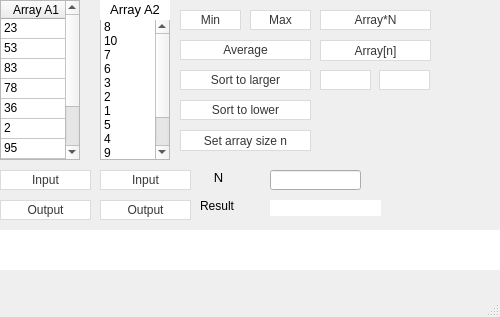
<?xml version="1.0" encoding="UTF-8"?>
<ui version="4.0">
 <class>MainWindow</class>
 <widget class="QMainWindow" name="MainWindow">
  <property name="geometry">
   <rect>
    <x>0</x>
    <y>0</y>
    <width>500</width>
    <height>317</height>
   </rect>
  </property>
  <property name="windowTitle">
   <string>MainWindow</string>
  </property>
  <property name="windowIcon">
   <iconset resource="resource.qrc">
    <normaloff>:/icons/icons/browser.png</normaloff>:/icons/icons/browser.png</iconset>
  </property>
  <property name="iconSize">
   <size>
    <width>20</width>
    <height>20</height>
   </size>
  </property>
  <widget class="QWidget" name="centralwidget">
   <widget class="QTableWidget" name="tableWidget">
    <property name="geometry">
     <rect>
      <x>0</x>
      <y>0</y>
      <width>80</width>
      <height>160</height>
     </rect>
    </property>
    <property name="autoScrollMargin">
     <number>20</number>
    </property>
    <property name="selectionMode">
     <enum>QAbstractItemView::SingleSelection</enum>
    </property>
    <property name="rowCount">
     <number>10</number>
    </property>
    <property name="columnCount">
     <number>1</number>
    </property>
    <attribute name="horizontalHeaderVisible">
     <bool>true</bool>
    </attribute>
    <attribute name="horizontalHeaderMinimumSectionSize">
     <number>0</number>
    </attribute>
    <attribute name="horizontalHeaderDefaultSectionSize">
     <number>70</number>
    </attribute>
    <attribute name="horizontalHeaderHighlightSections">
     <bool>false</bool>
    </attribute>
    <attribute name="verticalHeaderVisible">
     <bool>false</bool>
    </attribute>
    <attribute name="verticalHeaderMinimumSectionSize">
     <number>20</number>
    </attribute>
    <attribute name="verticalHeaderDefaultSectionSize">
     <number>20</number>
    </attribute>
    <attribute name="verticalHeaderHighlightSections">
     <bool>false</bool>
    </attribute>
    <attribute name="verticalHeaderStretchLastSection">
     <bool>false</bool>
    </attribute>
    <row/>
    <row/>
    <row/>
    <row/>
    <row/>
    <row/>
    <row/>
    <row/>
    <row/>
    <row/>
    <column>
     <property name="text">
      <string>Array A1</string>
     </property>
    </column>
    <item row="0" column="0">
     <property name="text">
      <string>23</string>
     </property>
    </item>
    <item row="1" column="0">
     <property name="text">
      <string>53</string>
     </property>
    </item>
    <item row="2" column="0">
     <property name="text">
      <string>83</string>
     </property>
    </item>
    <item row="3" column="0">
     <property name="text">
      <string>78</string>
     </property>
    </item>
    <item row="4" column="0">
     <property name="text">
      <string>36</string>
     </property>
    </item>
    <item row="5" column="0">
     <property name="text">
      <string>2</string>
     </property>
    </item>
    <item row="6" column="0">
     <property name="text">
      <string>95</string>
     </property>
    </item>
    <item row="7" column="0">
     <property name="text">
      <string>46</string>
     </property>
    </item>
    <item row="8" column="0">
     <property name="text">
      <string>98</string>
     </property>
    </item>
    <item row="9" column="0">
     <property name="text">
      <string>45</string>
     </property>
    </item>
   </widget>
   <widget class="QPushButton" name="pushButton_max">
    <property name="geometry">
     <rect>
      <x>250</x>
      <y>10</y>
      <width>61</width>
      <height>20</height>
     </rect>
    </property>
    <property name="styleSheet">
     <string notr="true">QPushButton{
  background-color: #fff;
  border: 1px solid #dbdbdb;
  border-radius: .375em;
  color: #363636;
  font-family: &quot;Segoe UI&quot;;
  font-size: 1rem;
  height: 2.5em;
  line-height: 1.5;
  padding: calc(0.5em - 1px) 1em;
  position: relative;
  text-align: center;
  vertical-align: top;
  white-space: nowrap;
}

QPushButton::pressed {
  border-color: #4a4a4a;
  outline: 0;
}
</string>
    </property>
    <property name="text">
     <string>Max</string>
    </property>
   </widget>
   <widget class="QPushButton" name="pushButton_min">
    <property name="geometry">
     <rect>
      <x>180</x>
      <y>10</y>
      <width>61</width>
      <height>20</height>
     </rect>
    </property>
    <property name="styleSheet">
     <string notr="true">QPushButton{
  background-color: #fff;
  border: 1px solid #dbdbdb;
  border-radius: .375em;
  color: #363636;
  font-family: &quot;Segoe UI&quot;;
  font-size: 1rem;
  height: 2.5em;
  line-height: 1.5;
  padding: calc(0.5em - 1px) 1em;
  position: relative;
  text-align: center;
  vertical-align: top;
  white-space: nowrap;
}

QPushButton::pressed {
  border-color: #4a4a4a;
  outline: 0;
}
</string>
    </property>
    <property name="text">
     <string>Min</string>
    </property>
   </widget>
   <widget class="QPushButton" name="pushButton_ave">
    <property name="geometry">
     <rect>
      <x>180</x>
      <y>40</y>
      <width>131</width>
      <height>20</height>
     </rect>
    </property>
    <property name="styleSheet">
     <string notr="true">QPushButton{
  background-color: #fff;
  border: 1px solid #dbdbdb;
  border-radius: .375em;
  color: #363636;
  font-family: &quot;Segoe UI&quot;;
  font-size: 1rem;
  height: 2.5em;
  line-height: 1.5;
  padding: calc(0.5em - 1px) 1em;
  position: relative;
  text-align: center;
  vertical-align: top;
  white-space: nowrap;
}

QPushButton::pressed {
  border-color: #4a4a4a;
  outline: 0;
}
</string>
    </property>
    <property name="text">
     <string>Average</string>
    </property>
   </widget>
   <widget class="QPushButton" name="pushButton_sort_to_higher">
    <property name="geometry">
     <rect>
      <x>180</x>
      <y>70</y>
      <width>131</width>
      <height>20</height>
     </rect>
    </property>
    <property name="styleSheet">
     <string notr="true">QPushButton{
  background-color: #fff;
  border: 1px solid #dbdbdb;
  border-radius: .375em;
  color: #363636;
  font-family: &quot;Segoe UI&quot;;
  font-size: 1rem;
  height: 2.5em;
  line-height: 1.5;
  padding: calc(0.5em - 1px) 1em;
  position: relative;
  text-align: center;
  vertical-align: top;
  white-space: nowrap;
}

QPushButton::pressed {
  border-color: #4a4a4a;
  outline: 0;
}
</string>
    </property>
    <property name="text">
     <string>Sort to larger</string>
    </property>
    <property name="icon">
     <iconset resource="resource.qrc">
      <normaloff>:/icons/icons/signal-alt-2.png</normaloff>:/icons/icons/signal-alt-2.png</iconset>
    </property>
   </widget>
   <widget class="QListWidget" name="listWidget">
    <property name="geometry">
     <rect>
      <x>100</x>
      <y>19</y>
      <width>70</width>
      <height>141</height>
     </rect>
    </property>
    <property name="editTriggers">
     <set>QAbstractItemView::DoubleClicked</set>
    </property>
    <property name="defaultDropAction">
     <enum>Qt::IgnoreAction</enum>
    </property>
    <property name="movement">
     <enum>QListView::Static</enum>
    </property>
    <property name="currentRow">
     <number>-1</number>
    </property>
    <item>
     <property name="text">
      <string>8</string>
     </property>
     <property name="flags">
      <set>ItemIsSelectable|ItemIsEditable|ItemIsDragEnabled|ItemIsUserCheckable|ItemIsEnabled</set>
     </property>
    </item>
    <item>
     <property name="text">
      <string>10</string>
     </property>
     <property name="flags">
      <set>ItemIsSelectable|ItemIsEditable|ItemIsDragEnabled|ItemIsUserCheckable|ItemIsEnabled</set>
     </property>
    </item>
    <item>
     <property name="text">
      <string>7</string>
     </property>
     <property name="flags">
      <set>ItemIsSelectable|ItemIsEditable|ItemIsDragEnabled|ItemIsUserCheckable|ItemIsEnabled</set>
     </property>
    </item>
    <item>
     <property name="text">
      <string>6</string>
     </property>
     <property name="flags">
      <set>ItemIsSelectable|ItemIsEditable|ItemIsDragEnabled|ItemIsUserCheckable|ItemIsEnabled</set>
     </property>
    </item>
    <item>
     <property name="text">
      <string>3</string>
     </property>
     <property name="flags">
      <set>ItemIsSelectable|ItemIsEditable|ItemIsDragEnabled|ItemIsUserCheckable|ItemIsEnabled</set>
     </property>
    </item>
    <item>
     <property name="text">
      <string>2</string>
     </property>
     <property name="flags">
      <set>ItemIsSelectable|ItemIsEditable|ItemIsDragEnabled|ItemIsUserCheckable|ItemIsEnabled</set>
     </property>
    </item>
    <item>
     <property name="text">
      <string>1</string>
     </property>
     <property name="flags">
      <set>ItemIsSelectable|ItemIsEditable|ItemIsDragEnabled|ItemIsUserCheckable|ItemIsEnabled</set>
     </property>
    </item>
    <item>
     <property name="text">
      <string>5</string>
     </property>
     <property name="flags">
      <set>ItemIsSelectable|ItemIsEditable|ItemIsDragEnabled|ItemIsUserCheckable|ItemIsEnabled</set>
     </property>
    </item>
    <item>
     <property name="text">
      <string>4</string>
     </property>
     <property name="flags">
      <set>ItemIsSelectable|ItemIsEditable|ItemIsDragEnabled|ItemIsUserCheckable|ItemIsEnabled</set>
     </property>
    </item>
    <item>
     <property name="text">
      <string>9</string>
     </property>
     <property name="flags">
      <set>ItemIsSelectable|ItemIsEditable|ItemIsDragEnabled|ItemIsUserCheckable|ItemIsEnabled</set>
     </property>
    </item>
    <item>
     <property name="text">
      <string>2.5</string>
     </property>
     <property name="flags">
      <set>ItemIsSelectable|ItemIsEditable|ItemIsDragEnabled|ItemIsUserCheckable|ItemIsEnabled</set>
     </property>
    </item>
    <item>
     <property name="text">
      <string>6.7</string>
     </property>
     <property name="flags">
      <set>ItemIsSelectable|ItemIsEditable|ItemIsDragEnabled|ItemIsUserCheckable|ItemIsEnabled</set>
     </property>
    </item>
   </widget>
   <widget class="QPushButton" name="pushButton_input_table_widget">
    <property name="geometry">
     <rect>
      <x>0</x>
      <y>170</y>
      <width>91</width>
      <height>20</height>
     </rect>
    </property>
    <property name="styleSheet">
     <string notr="true">QPushButton{
  background-color: #fff;
  border: 1px solid #dbdbdb;
  border-radius: .375em;
  color: #363636;
  font-family: &quot;Segoe UI&quot;;
  font-size: 1rem;
  height: 2.5em;
  line-height: 1.5;
  padding: calc(0.5em - 1px) 1em;
  position: relative;
  text-align: center;
  vertical-align: top;
  white-space: nowrap;
}

QPushButton::pressed {
  border-color: #4a4a4a;
  outline: 0;
}
</string>
    </property>
    <property name="text">
     <string>Input</string>
    </property>
    <property name="icon">
     <iconset resource="resource.qrc">
      <normaloff>:/icons/icons/add.png</normaloff>:/icons/icons/add.png</iconset>
    </property>
   </widget>
   <widget class="QPushButton" name="pushButton_output_table_widget">
    <property name="geometry">
     <rect>
      <x>0</x>
      <y>200</y>
      <width>91</width>
      <height>20</height>
     </rect>
    </property>
    <property name="styleSheet">
     <string notr="true">QPushButton{
  background-color: #fff;
  border: 1px solid #dbdbdb;
  border-radius: .375em;
  color: #363636;
  font-family: &quot;Segoe UI&quot;;
  font-size: 1rem;
  height: 2.5em;
  line-height: 1.5;
  padding: calc(0.5em - 1px) 1em;
  position: relative;
  text-align: center;
  vertical-align: top;
  white-space: nowrap;
}

QPushButton::pressed {
  border-color: #4a4a4a;
  outline: 0;
}
</string>
    </property>
    <property name="text">
     <string>Output</string>
    </property>
    <property name="icon">
     <iconset resource="resource.qrc">
      <normaloff>:/icons/icons/list.png</normaloff>:/icons/icons/list.png</iconset>
    </property>
   </widget>
   <widget class="QPushButton" name="pushButton_iput_list_widget">
    <property name="geometry">
     <rect>
      <x>100</x>
      <y>170</y>
      <width>91</width>
      <height>20</height>
     </rect>
    </property>
    <property name="styleSheet">
     <string notr="true">QPushButton{
  background-color: #fff;
  border: 1px solid #dbdbdb;
  border-radius: .375em;
  color: #363636;
  font-family: &quot;Segoe UI&quot;;
  font-size: 1rem;
  height: 2.5em;
  line-height: 1.5;
  padding: calc(0.5em - 1px) 1em;
  position: relative;
  text-align: center;
  vertical-align: top;
  white-space: nowrap;
}

QPushButton::pressed {
  border-color: #4a4a4a;
  outline: 0;
}
</string>
    </property>
    <property name="text">
     <string>Input</string>
    </property>
    <property name="icon">
     <iconset resource="resource.qrc">
      <normaloff>:/icons/icons/add.png</normaloff>:/icons/icons/add.png</iconset>
    </property>
   </widget>
   <widget class="QPushButton" name="pushButton_output_list_widget">
    <property name="geometry">
     <rect>
      <x>100</x>
      <y>200</y>
      <width>91</width>
      <height>20</height>
     </rect>
    </property>
    <property name="styleSheet">
     <string notr="true">QPushButton{
  background-color: #fff;
  border: 1px solid #dbdbdb;
  border-radius: .375em;
  color: #363636;
  font-family: &quot;Segoe UI&quot;;
  font-size: 1rem;
  height: 2.5em;
  line-height: 1.5;
  padding: calc(0.5em - 1px) 1em;
  position: relative;
  text-align: center;
  vertical-align: top;
  white-space: nowrap;
}

QPushButton::pressed {
  border-color: #4a4a4a;
  outline: 0;
}
</string>
    </property>
    <property name="text">
     <string>Output</string>
    </property>
    <property name="icon">
     <iconset resource="resource.qrc">
      <normaloff>:/icons/icons/list.png</normaloff>:/icons/icons/list.png</iconset>
    </property>
   </widget>
   <widget class="QLabel" name="label_array">
    <property name="geometry">
     <rect>
      <x>0</x>
      <y>230</y>
      <width>500</width>
      <height>40</height>
     </rect>
    </property>
    <property name="styleSheet">
     <string notr="true">background-color: rgb(255, 255, 255);</string>
    </property>
    <property name="text">
     <string/>
    </property>
   </widget>
   <widget class="QPushButton" name="pushButton_sort_lower">
    <property name="geometry">
     <rect>
      <x>180</x>
      <y>100</y>
      <width>131</width>
      <height>20</height>
     </rect>
    </property>
    <property name="styleSheet">
     <string notr="true">QPushButton{
  background-color: #fff;
  border: 1px solid #dbdbdb;
  border-radius: .375em;
  color: #363636;
  font-family: &quot;Segoe UI&quot;;
  font-size: 1rem;
  height: 2.5em;
  line-height: 1.5;
  padding: calc(0.5em - 1px) 1em;
  position: relative;
  text-align: center;
  vertical-align: top;
  white-space: nowrap;
}

QPushButton::pressed {
  border-color: #4a4a4a;
  outline: 0;
}
</string>
    </property>
    <property name="text">
     <string>Sort to lower</string>
    </property>
    <property name="icon">
     <iconset resource="resource.qrc">
      <normaloff>:/icons/icons/signal-alt-2-zercalled.png</normaloff>:/icons/icons/signal-alt-2-zercalled.png</iconset>
    </property>
   </widget>
   <widget class="QLineEdit" name="lineEdit">
    <property name="geometry">
     <rect>
      <x>270</x>
      <y>170</y>
      <width>91</width>
      <height>20</height>
     </rect>
    </property>
   </widget>
   <widget class="QLabel" name="label_N">
    <property name="geometry">
     <rect>
      <x>200</x>
      <y>170</y>
      <width>37</width>
      <height>16</height>
     </rect>
    </property>
    <property name="text">
     <string>&lt;html&gt;&lt;head/&gt;&lt;body&gt;&lt;p align=&quot;center&quot;&gt;&lt;span style=&quot; font-size:10pt;&quot;&gt;N&lt;/span&gt;&lt;/p&gt;&lt;/body&gt;&lt;/html&gt;</string>
    </property>
   </widget>
   <widget class="QLabel" name="label_Result_name">
    <property name="geometry">
     <rect>
      <x>200</x>
      <y>200</y>
      <width>37</width>
      <height>12</height>
     </rect>
    </property>
    <property name="text">
     <string>Result</string>
    </property>
   </widget>
   <widget class="QLabel" name="label_Result">
    <property name="geometry">
     <rect>
      <x>270</x>
      <y>200</y>
      <width>111</width>
      <height>16</height>
     </rect>
    </property>
    <property name="styleSheet">
     <string notr="true">background-color: rgb(255, 255, 255);</string>
    </property>
    <property name="text">
     <string/>
    </property>
   </widget>
   <widget class="QPushButton" name="pushButton_mult_n">
    <property name="geometry">
     <rect>
      <x>320</x>
      <y>10</y>
      <width>111</width>
      <height>20</height>
     </rect>
    </property>
    <property name="styleSheet">
     <string notr="true">QPushButton{
  background-color: #fff;
  border: 1px solid #dbdbdb;
  border-radius: .375em;
  color: #363636;
  font-family: &quot;Segoe UI&quot;;
  font-size: 1rem;
  height: 2.5em;
  line-height: 1.5;
  padding: calc(0.5em - 1px) 1em;
  position: relative;
  text-align: center;
  vertical-align: top;
  white-space: nowrap;
}

QPushButton::pressed {
  border-color: #4a4a4a;
  outline: 0;
}
</string>
    </property>
    <property name="text">
     <string>Array*N</string>
    </property>
   </widget>
   <widget class="QPushButton" name="pushButton_plus">
    <property name="geometry">
     <rect>
      <x>320</x>
      <y>70</y>
      <width>51</width>
      <height>20</height>
     </rect>
    </property>
    <property name="styleSheet">
     <string notr="true">QPushButton{
  background-color: #fff;
  border: 1px solid #dbdbdb;
  border-radius: .375em;
  color: #363636;
  font-family: &quot;Segoe UI&quot;;
  font-size: 1rem;
  height: 2.5em;
  line-height: 1.5;
  padding: calc(0.5em - 1px) 1em;
  position: relative;
  text-align: center;
  vertical-align: top;
  white-space: nowrap;
}

QPushButton::pressed {
  border-color: #4a4a4a;
  outline: 0;
}
</string>
    </property>
    <property name="text">
     <string/>
    </property>
    <property name="icon">
     <iconset resource="resource.qrc">
      <normaloff>:/icons/icons/plus.png</normaloff>:/icons/icons/plus.png</iconset>
    </property>
   </widget>
   <widget class="QPushButton" name="pushButton_minus">
    <property name="geometry">
     <rect>
      <x>379</x>
      <y>70</y>
      <width>51</width>
      <height>20</height>
     </rect>
    </property>
    <property name="styleSheet">
     <string notr="true">QPushButton{
  background-color: #fff;
  border: 1px solid #dbdbdb;
  border-radius: .375em;
  color: #363636;
  font-family: &quot;Segoe UI&quot;;
  font-size: 1rem;
  height: 2.5em;
  line-height: 1.5;
  padding: calc(0.5em - 1px) 1em;
  position: relative;
  text-align: center;
  vertical-align: top;
  white-space: nowrap;
}

QPushButton::pressed {
  border-color: #4a4a4a;
  outline: 0;
}
</string>
    </property>
    <property name="text">
     <string/>
    </property>
    <property name="icon">
     <iconset resource="resource.qrc">
      <normaloff>:/icons/icons/minus.png</normaloff>:/icons/icons/minus.png</iconset>
    </property>
   </widget>
   <widget class="QPushButton" name="pushButton_n_element">
    <property name="geometry">
     <rect>
      <x>320</x>
      <y>40</y>
      <width>111</width>
      <height>21</height>
     </rect>
    </property>
    <property name="styleSheet">
     <string notr="true">QPushButton{
  background-color: #fff;
  border: 1px solid #dbdbdb;
  border-radius: .375em;
  color: #363636;
  font-family: &quot;Segoe UI&quot;;
  font-size: 1rem;
  height: 2.5em;
  line-height: 1.5;
  padding: calc(0.5em - 1px) 1em;
  position: relative;
  text-align: center;
  vertical-align: top;
  white-space: nowrap;
}

QPushButton::pressed {
  border-color: #4a4a4a;
  outline: 0;
}
</string>
    </property>
    <property name="text">
     <string>Array[n]</string>
    </property>
   </widget>
   <widget class="QLabel" name="label_name2">
    <property name="geometry">
     <rect>
      <x>100</x>
      <y>0</y>
      <width>70</width>
      <height>20</height>
     </rect>
    </property>
    <property name="styleSheet">
     <string notr="true">background-color: rgb(255, 255, 255);
color: rgb(0, 0, 0);</string>
    </property>
    <property name="text">
     <string>&lt;html&gt;&lt;head/&gt;&lt;body&gt;&lt;p align=&quot;center&quot;&gt;&lt;span style=&quot; font-size:10pt;&quot;&gt;Array A2&lt;/span&gt;&lt;/p&gt;&lt;/body&gt;&lt;/html&gt;</string>
    </property>
   </widget>
   <widget class="QPushButton" name="pushButton_n_element_2">
    <property name="geometry">
     <rect>
      <x>180</x>
      <y>130</y>
      <width>131</width>
      <height>21</height>
     </rect>
    </property>
    <property name="styleSheet">
     <string notr="true">QPushButton{
  background-color: #fff;
  border: 1px solid #dbdbdb;
  border-radius: .375em;
  color: #363636;
  font-family: &quot;Segoe UI&quot;;
  font-size: 1rem;
  height: 2.5em;
  line-height: 1.5;
  padding: calc(0.5em - 1px) 1em;
  position: relative;
  text-align: center;
  vertical-align: top;
  white-space: nowrap;
}

QPushButton::pressed {
  border-color: #4a4a4a;
  outline: 0;
}
</string>
    </property>
    <property name="text">
     <string>Set array size n</string>
    </property>
   </widget>
  </widget>
  <widget class="QMenuBar" name="menubar">
   <property name="geometry">
    <rect>
     <x>0</x>
     <y>0</y>
     <width>500</width>
     <height>17</height>
    </rect>
   </property>
  </widget>
  <widget class="QStatusBar" name="statusbar"/>
 </widget>
 <resources>
  <include location="resource.qrc"/>
 </resources>
 <connections/>
</ui>
